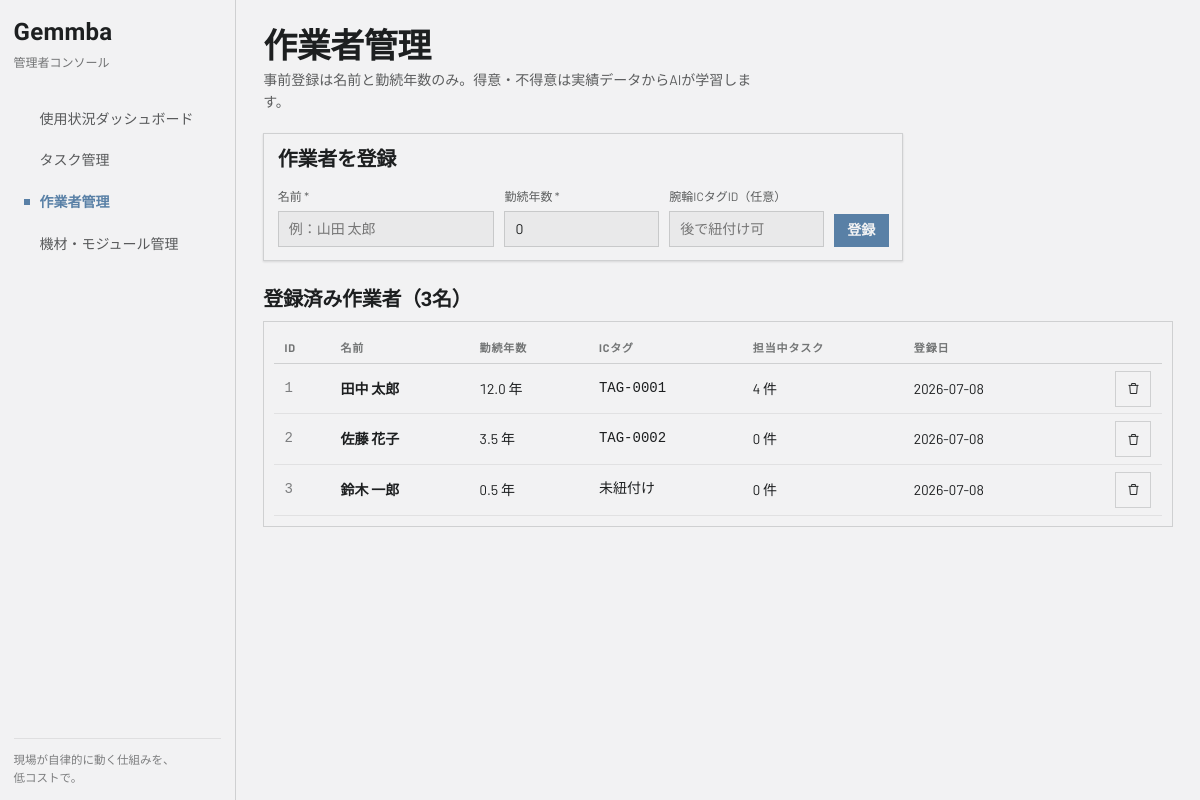
Page /workers on the earlier database version.
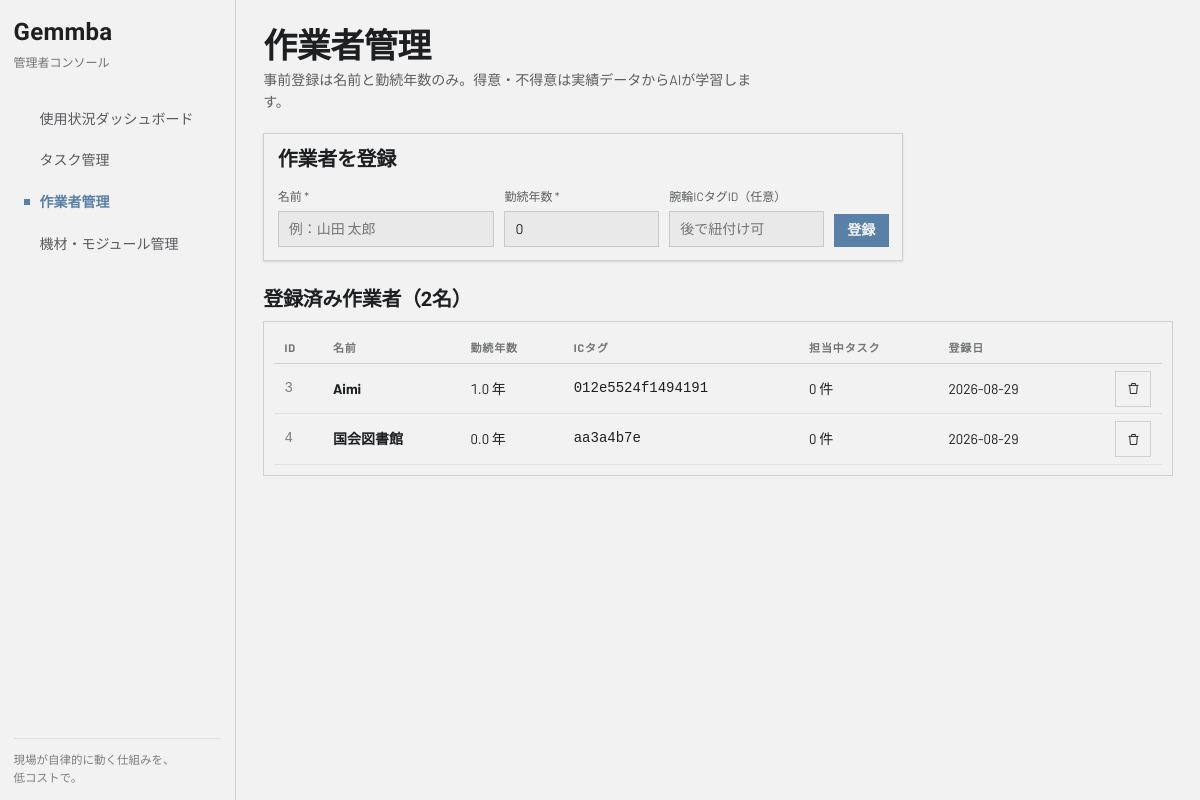
Same page on the later database version.
### tables this page shows
CREATE TABLE workers (
    id INTEGER PRIMARY KEY AUTOINCREMENT,
    name TEXT NOT NULL,
    years_of_service REAL NOT NULL DEFAULT 0,   -- 勤続年数（AIの初期文脈ベクトルに使用）
    nfc_tag_id TEXT UNIQUE,                     -- 腕輪のICチップID（後で紐付け可能）
    created_at TEXT DEFAULT (datetime('now', 'localtime'))
);

### app.py (the view)
@app.route("/workers")
def workers():
    conn = db.get_db()
    rows = conn.execute("""
        SELECT w.*,
               (SELECT COUNT(*) FROM tasks t WHERE t.assigned_worker_id = w.id AND t.status != 'done') AS open_tasks
        FROM workers w ORDER BY w.id
    """).fetchall()
    conn.close()
    return render_template("workers.html", workers=rows, pending_tags=_pending_tags)

### app.py (called while the page is built)
@app.context_processor
def inject_labels():
    return dict(P=PRIORITY_LABELS, S=STATUS_LABELS, E=EQ_STATUS_LABELS)

### db.py (called while the page is built)
def get_db():
    conn = sqlite3.connect(DB_PATH)
    conn.row_factory = sqlite3.Row
    conn.execute("PRAGMA foreign_keys = ON")
    return conn

### templates/workers.html (shortened to what this page needs)
{% extends "base.html" %}
{% block content %}
<header class="page-head">
  <h1>作業者管理</h1>
  <p class="page-sub">事前登録は名前と勤続年数のみ。得意・不得意は実績データからAIが学習します。</p>
</header>
<section class="card elev-sm form-panel narrow">
  <h4>作業者を登録</h4>
  <form method="post" action="{{ url_for('add_worker') }}" class="worker-form-grid">
    <div class="field"><label>名前 *</label>
      <input class="input" type="text" name="name" placeholder="例：山田 太郎" required>
    </div>
    <div class="field"><label>勤続年数 *</label>
      <input class="input" type="number" name="years_of_service" step="0.5" min="0" value="0" required>
    </div>
    <div class="field"><label>腕輪ICタグID（任意）</label>
      <input class="input" type="text" name="nfc_tag_id" placeholder="後で紐付け可">
    </div>
    <button type="submit" class="btn btn-primary">登録</button>
  </form>
</section>
<h3 class="section-title">登録済み作業者（{{ workers|length }}名）</h3>
<div class="card table-wrap">
  <table class="table">
    <thead><tr><th>ID</th><th>名前</th><th>勤続年数</th><th>ICタグ</th><th>担当中タスク</th><th>登録日</th><th></th></tr></thead>
    <tbody>
    {% for w in workers %}
      <tr>
        <td class="mono text-muted">{{ w.id }}</td>
        <td class="strong">{{ w.name }}</td>
        <td>{{ w.years_of_service }} 年</td>
        <td class="mono">{{ w.nfc_tag_id or '未紐付け' }}</td>
        <td>{{ w.open_tasks }} 件</td>
        <td>{{ w.created_at[:10] }}</td>
        <td class="num">
          <form method="post" action="{{ url_for('delete_worker', worker_id=w.id) }}"
                onsubmit="return confirm('{{ w.name }} さんを削除しますか？担当中のタスクは未割当に戻ります。')">
            <button type="submit" class="btn btn-icon btn-secondary" title="削除">
              <svg width="15" height="15" viewBox="0 0 24 24" fill="none" stroke="currentColor" stroke-width="1.5"><path d="M4 7h16"/><path d="M9 7V4h6v3"/><path d="M6 7l1 13h10l1-13"/></svg>
            </button>
          </form>
        </td>
      </tr>
    {% else %}
      <tr><td colspan="7" class="empty">作業者が登録されていません。</td></tr>
    {% endfor %}
    </tbody>
  </table>
</div>
{% endblock %}

### templates/base.html (shortened to what this page needs)
<!DOCTYPE html>
<html lang="ja">
<head>
<link rel="stylesheet" href="{{ url_for('static', filename='style.css') }}">
</head>
<body>
<div class="app">
  <aside class="sidebar">
    <div>
      <div class="brand-name">Gemmba</div>
      <div class="brand-sub">管理者コンソール</div>
    </div>
    <nav class="sidebar-nav">
      <a href="{{ url_for('dashboard') }}" class="navlink {{ 'active' if request.endpoint == 'dashboard' }}">
        使用状況ダッシュボード</a>
      <a href="{{ url_for('tasks') }}" class="navlink {{ 'active' if request.endpoint == 'tasks' }}">
        タスク管理</a>
      <a href="{{ url_for('workers') }}" class="navlink {{ 'active' if request.endpoint == 'workers' }}">
        <span class="navdot"></span>作業者管理</a>
      <a href="{{ url_for('equipment') }}" class="navlink {{ 'active' if request.endpoint == 'equipment' }}">
        機材・モジュール管理</a>
    </nav>
    <div class="sidebar-foot">現場が自律的に動く仕組みを、<br>低コストで。</div>
  </aside>
  <main class="main">
    {% block content %}{% endblock %}
  </main>
</div>
</body>
</html>

Differences in the rows shown:
removed workers: id "1", name "田中 太郎", years_of_service "12.0", nfc_tag "TAG-0001", open_tasks "4", created_at "2026-07-08"
removed workers: id "2", name "佐藤 花子", years_of_service "3.5", nfc_tag "TAG-0002", open_tasks "0", created_at "2026-07-08"
changed workers id 3: name "鈴木 一郎" → "Aimi"; years_of_service "0.5" → "1.0"; nfc_tag "未紐付け" → "012e5524f1494191"; created_at "2026-07-08" → "2026-08-29"
added workers: id "4", name "国会図書館", years_of_service "0.0", nfc_tag "aa3a4b7e", open_tasks "0", created_at "2026-08-29"
Other differences:
{{ workers|length }}: "3" → "2"
